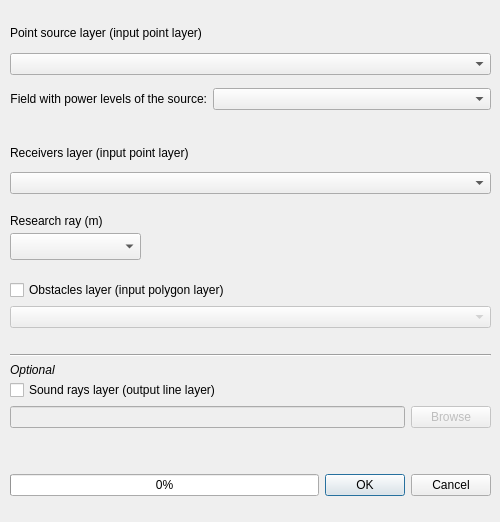
<?xml version="1.0" encoding="UTF-8"?>
<ui version="4.0">
 <class>PointSourceCalculation_window</class>
 <widget class="QDialog" name="PointSourceCalculation_window">
  <property name="enabled">
   <bool>true</bool>
  </property>
  <property name="geometry">
   <rect>
    <x>0</x>
    <y>0</y>
    <width>500</width>
    <height>522</height>
   </rect>
  </property>
  <property name="sizePolicy">
   <sizepolicy hsizetype="Fixed" vsizetype="Fixed">
    <horstretch>0</horstretch>
    <verstretch>0</verstretch>
   </sizepolicy>
  </property>
  <property name="minimumSize">
   <size>
    <width>500</width>
    <height>229</height>
   </size>
  </property>
  <property name="sizeIncrement">
   <size>
    <width>0</width>
    <height>0</height>
   </size>
  </property>
  <property name="windowTitle">
   <string>opeNoise - Point Source Calculation</string>
  </property>
  <property name="locale">
   <locale language="Italian" country="Italy"/>
  </property>
  <widget class="QWidget" name="verticalLayoutWidget">
   <property name="geometry">
    <rect>
     <x>10</x>
     <y>19</y>
     <width>481</width>
     <height>101</height>
    </rect>
   </property>
   <layout class="QVBoxLayout" name="source_layer_verticalLayout">
    <property name="sizeConstraint">
     <enum>QLayout::SetNoConstraint</enum>
    </property>
    <item>
     <widget class="QLabel" name="source_layer_label">
      <property name="sizePolicy">
       <sizepolicy hsizetype="Fixed" vsizetype="Fixed">
        <horstretch>0</horstretch>
        <verstretch>0</verstretch>
       </sizepolicy>
      </property>
      <property name="text">
       <string>Point source layer (input point layer)</string>
      </property>
     </widget>
    </item>
    <item>
     <widget class="QComboBox" name="source_layer_comboBox"/>
    </item>
    <item>
     <layout class="QHBoxLayout" name="horizontalLayout_3">
      <item>
       <widget class="QLabel" name="power_label">
        <property name="sizePolicy">
         <sizepolicy hsizetype="Fixed" vsizetype="Fixed">
          <horstretch>0</horstretch>
          <verstretch>0</verstretch>
         </sizepolicy>
        </property>
        <property name="text">
         <string>Field with power levels of the source:</string>
        </property>
        <property name="alignment">
         <set>Qt::AlignRight|Qt::AlignTrailing|Qt::AlignVCenter</set>
        </property>
       </widget>
      </item>
      <item>
       <widget class="QComboBox" name="power_comboBox"/>
      </item>
     </layout>
    </item>
   </layout>
  </widget>
  <widget class="QWidget" name="horizontalLayoutWidget_2">
   <property name="geometry">
    <rect>
     <x>10</x>
     <y>470</y>
     <width>481</width>
     <height>31</height>
    </rect>
   </property>
   <layout class="QHBoxLayout" name="horizontalLayout">
    <item>
     <widget class="QProgressBar" name="progressBar">
      <property name="value">
       <number>0</number>
      </property>
     </widget>
    </item>
    <item>
     <widget class="QDialogButtonBox" name="buttonBox">
      <property name="sizePolicy">
       <sizepolicy hsizetype="Fixed" vsizetype="Fixed">
        <horstretch>0</horstretch>
        <verstretch>0</verstretch>
       </sizepolicy>
      </property>
      <property name="orientation">
       <enum>Qt::Horizontal</enum>
      </property>
      <property name="standardButtons">
       <set>QDialogButtonBox::Cancel|QDialogButtonBox::Ok</set>
      </property>
     </widget>
    </item>
   </layout>
  </widget>
  <widget class="QWidget" name="verticalLayoutWidget_2">
   <property name="geometry">
    <rect>
     <x>10</x>
     <y>140</y>
     <width>481</width>
     <height>61</height>
    </rect>
   </property>
   <layout class="QVBoxLayout" name="receiver_layer_verticalLayout">
    <property name="sizeConstraint">
     <enum>QLayout::SetNoConstraint</enum>
    </property>
    <item>
     <widget class="QLabel" name="receiver_layer_label">
      <property name="sizePolicy">
       <sizepolicy hsizetype="Fixed" vsizetype="Fixed">
        <horstretch>0</horstretch>
        <verstretch>0</verstretch>
       </sizepolicy>
      </property>
      <property name="text">
       <string>Receivers layer (input point layer)</string>
      </property>
     </widget>
    </item>
    <item>
     <widget class="QComboBox" name="receiver_layer_comboBox"/>
    </item>
   </layout>
  </widget>
  <widget class="QWidget" name="verticalLayoutWidget_5">
   <property name="geometry">
    <rect>
     <x>10</x>
     <y>380</y>
     <width>481</width>
     <height>61</height>
    </rect>
   </property>
   <layout class="QVBoxLayout" name="rays_layer_verticalLayout">
    <property name="sizeConstraint">
     <enum>QLayout::SetMaximumSize</enum>
    </property>
    <item>
     <widget class="QCheckBox" name="rays_layer_checkBox">
      <property name="enabled">
       <bool>true</bool>
      </property>
      <property name="text">
       <string>Sound rays layer (output line layer)</string>
      </property>
      <property name="checked">
       <bool>false</bool>
      </property>
     </widget>
    </item>
    <item>
     <layout class="QHBoxLayout" name="rays_layer_horizontalLayout">
      <property name="sizeConstraint">
       <enum>QLayout::SetFixedSize</enum>
      </property>
      <item>
       <widget class="QLineEdit" name="rays_layer_lineEdit">
        <property name="enabled">
         <bool>false</bool>
        </property>
        <property name="sizePolicy">
         <sizepolicy hsizetype="Expanding" vsizetype="Maximum">
          <horstretch>0</horstretch>
          <verstretch>0</verstretch>
         </sizepolicy>
        </property>
       </widget>
      </item>
      <item>
       <widget class="QPushButton" name="rays_layer_pushButton">
        <property name="enabled">
         <bool>false</bool>
        </property>
        <property name="sizePolicy">
         <sizepolicy hsizetype="Fixed" vsizetype="Fixed">
          <horstretch>0</horstretch>
          <verstretch>0</verstretch>
         </sizepolicy>
        </property>
        <property name="text">
         <string>Browse</string>
        </property>
       </widget>
      </item>
     </layout>
    </item>
   </layout>
  </widget>
  <widget class="QLabel" name="note_label_2">
   <property name="geometry">
    <rect>
     <x>10</x>
     <y>360</y>
     <width>481</width>
     <height>21</height>
    </rect>
   </property>
   <property name="sizePolicy">
    <sizepolicy hsizetype="Fixed" vsizetype="Fixed">
     <horstretch>0</horstretch>
     <verstretch>0</verstretch>
    </sizepolicy>
   </property>
   <property name="text">
    <string notr="true">&lt;html&gt;&lt;head/&gt;&lt;body&gt;&lt;p&gt;&lt;span style=&quot; font-style:italic;&quot;&gt;Optional&lt;/span&gt;&lt;/p&gt;&lt;/body&gt;&lt;/html&gt;</string>
   </property>
  </widget>
  <widget class="QComboBox" name="research_ray_comboBox">
   <property name="geometry">
    <rect>
     <x>10</x>
     <y>233</y>
     <width>131</width>
     <height>27</height>
    </rect>
   </property>
  </widget>
  <widget class="QLabel" name="research_ray_label">
   <property name="geometry">
    <rect>
     <x>10</x>
     <y>211</y>
     <width>181</width>
     <height>20</height>
    </rect>
   </property>
   <property name="sizePolicy">
    <sizepolicy hsizetype="Fixed" vsizetype="Fixed">
     <horstretch>0</horstretch>
     <verstretch>0</verstretch>
    </sizepolicy>
   </property>
   <property name="text">
    <string>Research ray (m)</string>
   </property>
   <property name="alignment">
    <set>Qt::AlignLeading|Qt::AlignLeft|Qt::AlignVCenter</set>
   </property>
  </widget>
  <widget class="QWidget" name="verticalLayoutWidget_4">
   <property name="geometry">
    <rect>
     <x>10</x>
     <y>280</y>
     <width>481</width>
     <height>63</height>
    </rect>
   </property>
   <layout class="QVBoxLayout" name="obstacles_layer_verticalLayout">
    <property name="sizeConstraint">
     <enum>QLayout::SetMaximumSize</enum>
    </property>
    <item>
     <widget class="QCheckBox" name="obstacles_layer_checkBox">
      <property name="enabled">
       <bool>true</bool>
      </property>
      <property name="text">
       <string>Obstacles layer (input polygon layer)</string>
      </property>
      <property name="checked">
       <bool>false</bool>
      </property>
     </widget>
    </item>
    <item>
     <widget class="QComboBox" name="obstacles_layer_comboBox">
      <property name="enabled">
       <bool>false</bool>
      </property>
     </widget>
    </item>
   </layout>
  </widget>
  <widget class="Line" name="line_3">
   <property name="geometry">
    <rect>
     <x>10</x>
     <y>340</y>
     <width>481</width>
     <height>30</height>
    </rect>
   </property>
   <property name="orientation">
    <enum>Qt::Horizontal</enum>
   </property>
  </widget>
 </widget>
 <resources/>
 <connections>
  <connection>
   <sender>buttonBox</sender>
   <signal>accepted()</signal>
   <receiver>PointSourceCalculation_window</receiver>
   <slot>accept()</slot>
   <hints>
    <hint type="sourcelabel">
     <x>248</x>
     <y>254</y>
    </hint>
    <hint type="destinationlabel">
     <x>157</x>
     <y>274</y>
    </hint>
   </hints>
  </connection>
  <connection>
   <sender>buttonBox</sender>
   <signal>rejected()</signal>
   <receiver>PointSourceCalculation_window</receiver>
   <slot>reject()</slot>
   <hints>
    <hint type="sourcelabel">
     <x>316</x>
     <y>260</y>
    </hint>
    <hint type="destinationlabel">
     <x>286</x>
     <y>274</y>
    </hint>
   </hints>
  </connection>
 </connections>
</ui>
